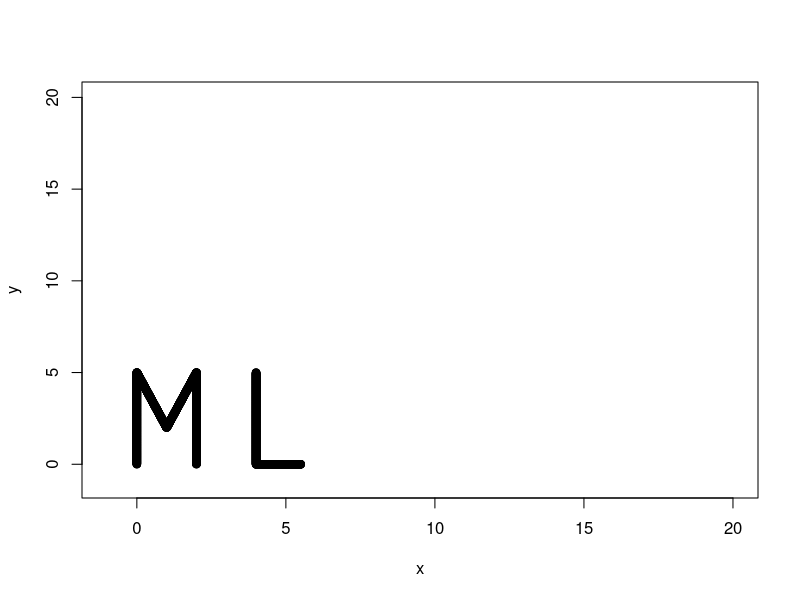
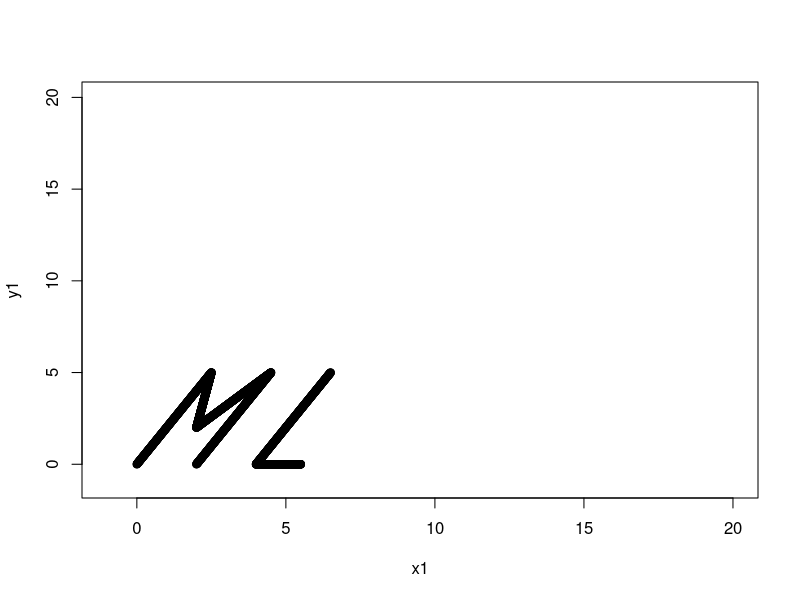
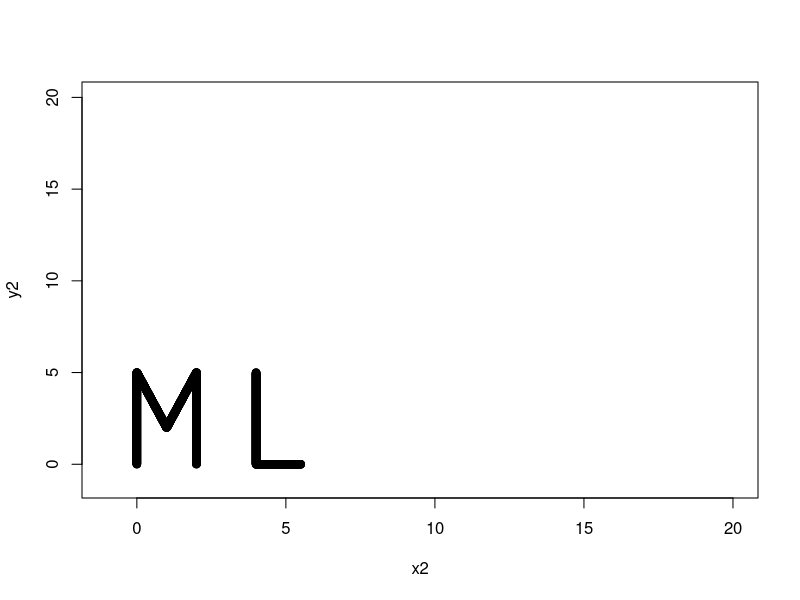
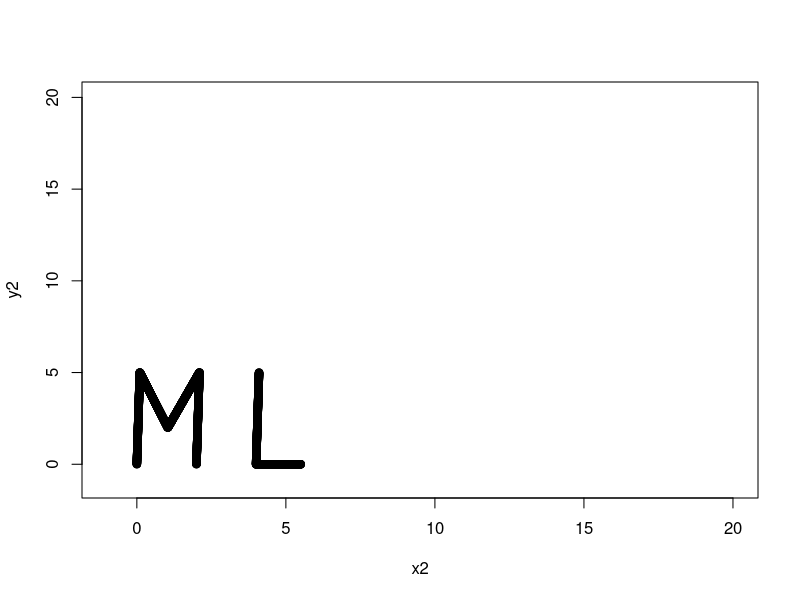
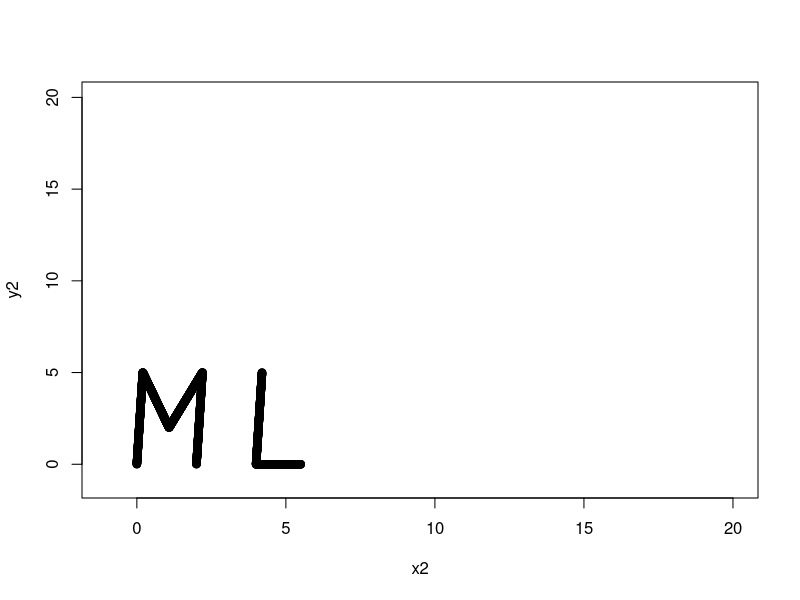
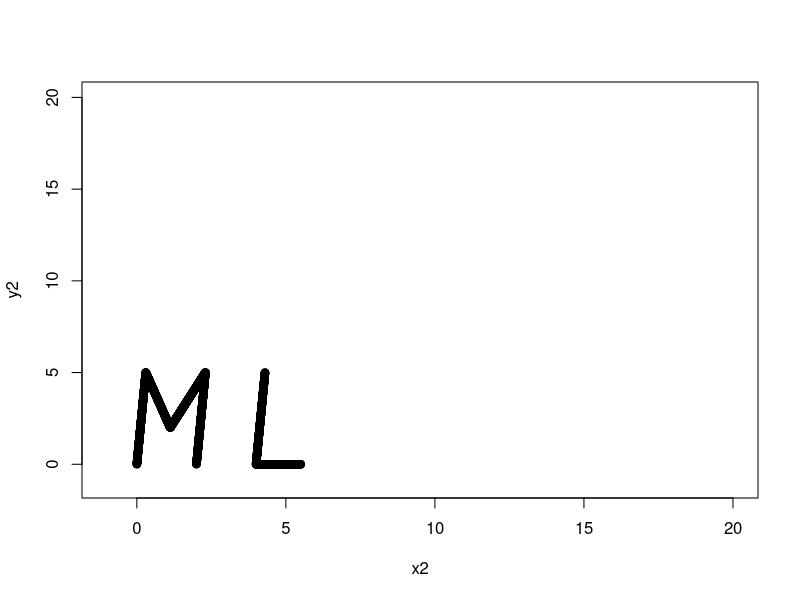
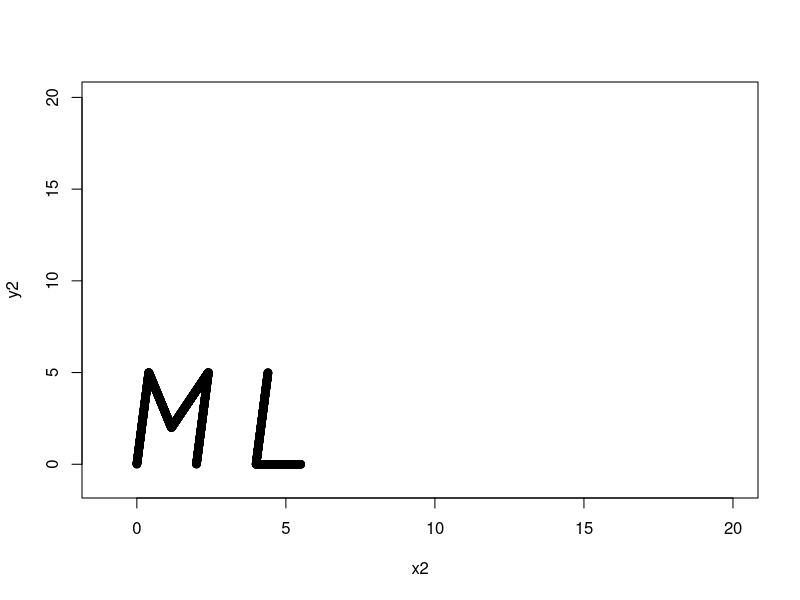
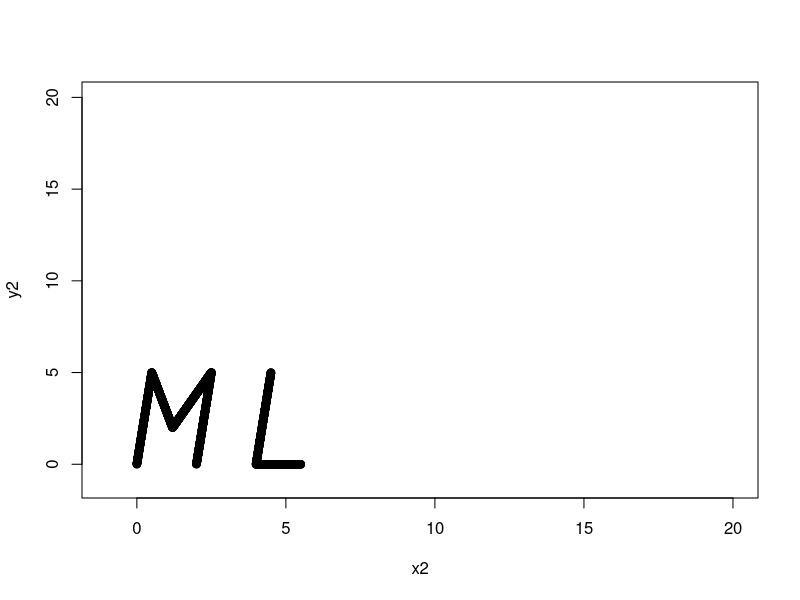

Reproduce these figures in R, in order.
## ---- chunk 1

x=c(rep(0,500), seq(0,1,length.out=500), seq(1,2,length.out=500), rep(2,500), rep(4,500), seq(4,5.5,length.out=500))

y=c(seq(0,5,length.out=500), seq(5,2,length.out=500), seq(2,5,length.out=500), seq(5,0,length.out=500), seq(5,0,length.out=500), rep(0,500))

z=rbind(x,y)

plot(y~x, xlim=c(-1,20), ylim=c(-1,20))

## ---- chunk 2

m <- diag(1,2,2) #Identity matrix in 2 dimensions

m1 <- matrix(c(1,0,0.5,1), nrow = 2, ncol = 2)

z1 <- m1 %*% z

x1 <- z1[1,]
y1 <- z1[2,]

plot(y1~x1, xlim=c(-1,20), ylim=c(-1,20))

## ---- chunk 3

for(i in 0:25) {
  m2 <- matrix(c(1,0,0.02*i,1), nrow = 2, ncol = 2)
  z2 <- m2 %*% z
  x2 <- z2[1,]
  y2 <- z2[2,]

plot(y2~x2, xlim=c(-1,20), ylim=c(-1,20))
}

for(i in 1:25) {
  m2 <- matrix(c(1,0,0.5-0.02*i,1), nrow = 2, ncol = 2)
  z2 <- m2 %*% z
  x2 <- z2[1,]
  y2 <- z2[2,]

plot(y2~x2, xlim=c(-1,20), ylim=c(-1,20))
}

for(i in 0:25) {
  m2 <- matrix(c(1+0.04*i,0,0,1+0.04*i), nrow = 2, ncol = 2)
  z2 <- m2 %*% z
  x2 <- z2[1,]
  y2 <- z2[2,]

plot(y2~x2, xlim=c(-1,20), ylim=c(-1,20))
}

for(i in 1:25) {
  m2 <- matrix(c(2-0.04*i,0,0,2-0.04*i), nrow = 2, ncol = 2)
  z2 <- m2 %*% z
  x2 <- z2[1,]
  y2 <- z2[2,]

plot(y2~x2, xlim=c(-1,20), ylim=c(-1,20))
}


## ---- chunk 4

m2 <- matrix(c(2,0,0,2), nrow = 2, ncol = 2)

z2 <- m2 %*% z

x2 <- z2[1,]
y2 <- z2[2,]

plot(y2~x2, xlim=c(-1,20), ylim=c(-1,20))

## ---- chunk 5

for(i in 1:50) {
  m20 <- matrix(c(1+0.02*i,0,0,1+0.02*i), nrow = 2, ncol = 2)
  z20 <- m20 %*% z
  x20 <- z20[1,]
  y20 <- z20[2,]

plot(y20~x20, xlim=c(-1,20), ylim=c(-1,20))
}
